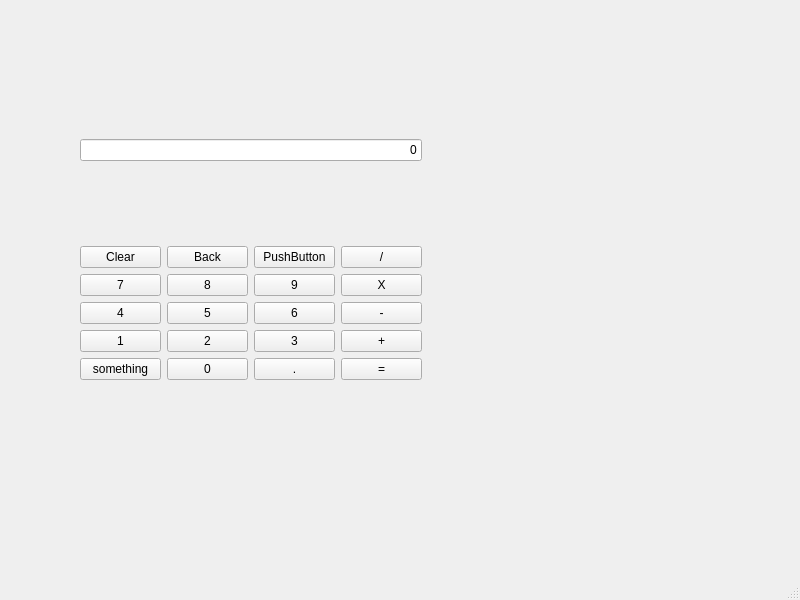
<?xml version="1.0" encoding="UTF-8"?>
<ui version="4.0">
 <class>MainWindow</class>
 <widget class="QMainWindow" name="MainWindow">
  <property name="geometry">
   <rect>
    <x>0</x>
    <y>0</y>
    <width>800</width>
    <height>600</height>
   </rect>
  </property>
  <property name="windowTitle">
   <string>MainWindow</string>
  </property>
  <widget class="QWidget" name="centralwidget">
   <widget class="QWidget" name="verticalLayoutWidget">
    <property name="geometry">
     <rect>
      <x>80</x>
      <y>60</y>
      <width>342</width>
      <height>401</height>
     </rect>
    </property>
    <layout class="QVBoxLayout" name="verticalLayout">
     <item>
      <widget class="QLineEdit" name="expression">
       <property name="text">
        <string>0</string>
       </property>
       <property name="alignment">
        <set>Qt::AlignmentFlag::AlignRight|Qt::AlignmentFlag::AlignTrailing|Qt::AlignmentFlag::AlignVCenter</set>
       </property>
      </widget>
     </item>
     <item>
      <layout class="QGridLayout" name="gridLayout">
       <item row="3" column="2">
        <widget class="QPushButton" name="three">
         <property name="text">
          <string>3</string>
         </property>
        </widget>
       </item>
       <item row="2" column="0">
        <widget class="QPushButton" name="four">
         <property name="text">
          <string>4</string>
         </property>
        </widget>
       </item>
       <item row="1" column="1">
        <widget class="QPushButton" name="eight">
         <property name="text">
          <string>8</string>
         </property>
        </widget>
       </item>
       <item row="0" column="1">
        <widget class="QPushButton" name="Backspace">
         <property name="text">
          <string>Back</string>
         </property>
        </widget>
       </item>
       <item row="0" column="2">
        <widget class="QPushButton" name="pushButton_9">
         <property name="text">
          <string>PushButton</string>
         </property>
        </widget>
       </item>
       <item row="3" column="0">
        <widget class="QPushButton" name="one">
         <property name="text">
          <string>1</string>
         </property>
        </widget>
       </item>
       <item row="1" column="3">
        <widget class="QPushButton" name="Mult">
         <property name="text">
          <string>X</string>
         </property>
        </widget>
       </item>
       <item row="0" column="0">
        <widget class="QPushButton" name="Clear">
         <property name="text">
          <string>Clear</string>
         </property>
        </widget>
       </item>
       <item row="0" column="3">
        <widget class="QPushButton" name="Div">
         <property name="text">
          <string>/</string>
         </property>
        </widget>
       </item>
       <item row="2" column="3">
        <widget class="QPushButton" name="Sub">
         <property name="text">
          <string>-</string>
         </property>
        </widget>
       </item>
       <item row="3" column="3">
        <widget class="QPushButton" name="Add">
         <property name="text">
          <string>+</string>
         </property>
        </widget>
       </item>
       <item row="1" column="2">
        <widget class="QPushButton" name="nine">
         <property name="text">
          <string>9</string>
         </property>
        </widget>
       </item>
       <item row="2" column="2">
        <widget class="QPushButton" name="six">
         <property name="text">
          <string>6</string>
         </property>
        </widget>
       </item>
       <item row="1" column="0">
        <widget class="QPushButton" name="seven">
         <property name="text">
          <string>7</string>
         </property>
        </widget>
       </item>
       <item row="2" column="1">
        <widget class="QPushButton" name="five">
         <property name="text">
          <string>5</string>
         </property>
        </widget>
       </item>
       <item row="3" column="1">
        <widget class="QPushButton" name="two">
         <property name="text">
          <string>2</string>
         </property>
        </widget>
       </item>
       <item row="4" column="1">
        <widget class="QPushButton" name="zero">
         <property name="text">
          <string>0</string>
         </property>
        </widget>
       </item>
       <item row="4" column="3">
        <widget class="QPushButton" name="Equals">
         <property name="text">
          <string>=</string>
         </property>
        </widget>
       </item>
       <item row="4" column="2">
        <widget class="QPushButton" name="dot">
         <property name="text">
          <string>.</string>
         </property>
        </widget>
       </item>
       <item row="4" column="0">
        <widget class="QPushButton" name="something">
         <property name="text">
          <string>something</string>
         </property>
        </widget>
       </item>
      </layout>
     </item>
    </layout>
   </widget>
  </widget>
  <widget class="QMenuBar" name="menubar">
   <property name="geometry">
    <rect>
     <x>0</x>
     <y>0</y>
     <width>800</width>
     <height>21</height>
    </rect>
   </property>
  </widget>
  <widget class="QStatusBar" name="statusbar"/>
 </widget>
 <resources/>
 <connections/>
</ui>
